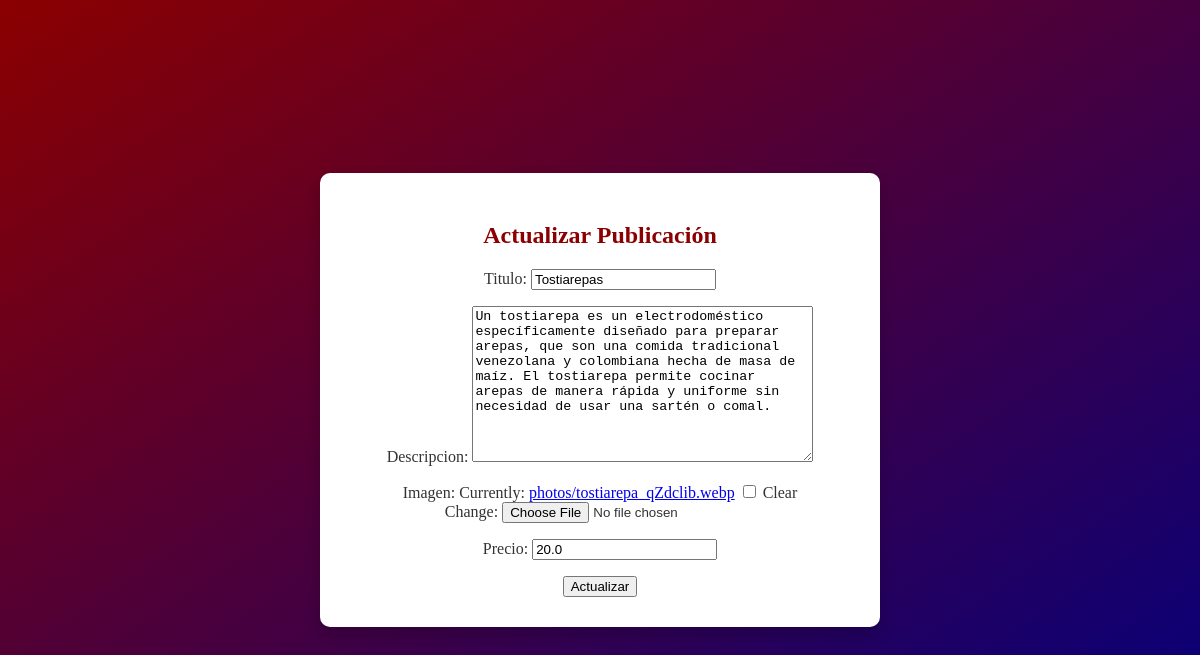
The app's page /pages/post/detail/6/update with its own data.
### post/models.py (models this page shows, shortened)
class Post(models.Model):
    titulo = models.CharField(max_length=40)
    descripcion = models.TextField()
    imagen= models.ImageField(upload_to="photos", blank=True)
    precio= models.FloatField(default=True)
    author = models.ForeignKey("auth.user", on_delete = models.CASCADE,blank=True, default=True)
    class Meta:
        verbose_name_plural = "publicaiones"

### post/views.py (the view)
# urls.py: path("post/detail/<int:pk>/update",UpdatePageView.as_view(), name="update"),
class UpdatePageView(UpdateView):
    template_name="update.html"
    model=Post
    fields=["titulo","descripcion","imagen","precio"]
    success_url=reverse_lazy("post")

### templates/update.html (shortened to what this page needs)
<!DOCTYPE html>
<html lang="es">
<head>
</head>
<body>
    <div class="card">
        <div class="update-form">
            <h2>Actualizar Publicación</h2>
            <form action="" method="post" enctype="multipart/form-data">
                {{ form.as_p }}
                <input type="submit" value="Actualizar">
            </form>
        </div>
    </div>
</body>
</html>

### templates/update.html (style rules this page uses)
body { font-family: 'Arial, sans-serif'; background: linear-gradient(to bottom right, #8B0000, #000080); display: flex; justify-content: center; align-items: center; height: 100vh; margin: 0; color: #fff; }
.card { background-color: #ffffff; color: #333; border-radius: 10px; padding: 30px; box-shadow: 0 8px 16px rgba(0, 0, 0, 0.2); max-width: 500px; width: 100%; text-align: center; }
.update-form h2 { margin-bottom: 20px; color: #8B0000; }

### records on screen
Post: titulo "Tostiarepas", descripcion "Un tostiarepa es un electrodoméstico específicamente diseñado para preparar arepas, que son una comida tradicional venezolana y colombiana hecha de masa de maíz. El tostiarepa permite cocinar arepas de manera rápida y uniforme sin necesidad de usar una sartén o comal.", precio "20.0"
